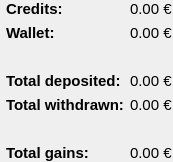
<?xml version="1.0" encoding="UTF-8"?>
<ui version="4.0">
 <class>Form</class>
 <widget class="QWidget" name="Form">
  <property name="geometry">
   <rect>
    <x>0</x>
    <y>0</y>
    <width>154</width>
    <height>161</height>
   </rect>
  </property>
  <property name="sizePolicy">
   <sizepolicy hsizetype="Expanding" vsizetype="Expanding">
    <horstretch>0</horstretch>
    <verstretch>0</verstretch>
   </sizepolicy>
  </property>
  <property name="windowTitle">
   <string>Form</string>
  </property>
  <layout class="QGridLayout" name="gridLayout">
   <property name="leftMargin">
    <number>6</number>
   </property>
   <property name="topMargin">
    <number>0</number>
   </property>
   <property name="rightMargin">
    <number>0</number>
   </property>
   <property name="bottomMargin">
    <number>0</number>
   </property>
   <item row="3" column="2">
    <spacer name="horizontalSpacer">
     <property name="orientation">
      <enum>Qt::Horizontal</enum>
     </property>
     <property name="sizeHint" stdset="0">
      <size>
       <width>5</width>
       <height>5</height>
      </size>
     </property>
    </spacer>
   </item>
   <item row="1" column="0">
    <widget class="QLabel" name="label_3">
     <property name="font">
      <font>
       <pointsize>11</pointsize>
       <weight>75</weight>
       <bold>true</bold>
      </font>
     </property>
     <property name="text">
      <string>Wallet:</string>
     </property>
     <property name="alignment">
      <set>Qt::AlignLeading|Qt::AlignLeft|Qt::AlignTop</set>
     </property>
    </widget>
   </item>
   <item row="3" column="0">
    <widget class="QLabel" name="label_5">
     <property name="font">
      <font>
       <pointsize>11</pointsize>
       <weight>75</weight>
       <bold>true</bold>
      </font>
     </property>
     <property name="text">
      <string>Total deposited:</string>
     </property>
     <property name="alignment">
      <set>Qt::AlignLeading|Qt::AlignLeft|Qt::AlignTop</set>
     </property>
    </widget>
   </item>
   <item row="5" column="0">
    <widget class="QLabel" name="label_7">
     <property name="font">
      <font>
       <pointsize>11</pointsize>
      </font>
     </property>
     <property name="text">
      <string> </string>
     </property>
     <property name="alignment">
      <set>Qt::AlignLeading|Qt::AlignLeft|Qt::AlignTop</set>
     </property>
    </widget>
   </item>
   <item row="6" column="1">
    <widget class="QLabel" name="gains_label">
     <property name="font">
      <font>
       <pointsize>11</pointsize>
      </font>
     </property>
     <property name="text">
      <string>0.00 €</string>
     </property>
     <property name="alignment">
      <set>Qt::AlignLeading|Qt::AlignLeft|Qt::AlignTop</set>
     </property>
    </widget>
   </item>
   <item row="5" column="1">
    <widget class="QLabel" name="label_8">
     <property name="font">
      <font>
       <pointsize>11</pointsize>
      </font>
     </property>
     <property name="text">
      <string> </string>
     </property>
     <property name="alignment">
      <set>Qt::AlignLeading|Qt::AlignLeft|Qt::AlignTop</set>
     </property>
    </widget>
   </item>
   <item row="1" column="1">
    <widget class="QLabel" name="wallet_label">
     <property name="font">
      <font>
       <pointsize>11</pointsize>
      </font>
     </property>
     <property name="text">
      <string>0.00 €</string>
     </property>
     <property name="alignment">
      <set>Qt::AlignLeading|Qt::AlignLeft|Qt::AlignTop</set>
     </property>
    </widget>
   </item>
   <item row="6" column="0">
    <widget class="QLabel" name="label_13">
     <property name="font">
      <font>
       <pointsize>11</pointsize>
       <weight>75</weight>
       <bold>true</bold>
      </font>
     </property>
     <property name="text">
      <string>Total gains:</string>
     </property>
     <property name="alignment">
      <set>Qt::AlignLeading|Qt::AlignLeft|Qt::AlignTop</set>
     </property>
    </widget>
   </item>
   <item row="0" column="1">
    <widget class="QLabel" name="credits_label">
     <property name="font">
      <font>
       <pointsize>11</pointsize>
      </font>
     </property>
     <property name="text">
      <string>0.00 €</string>
     </property>
     <property name="alignment">
      <set>Qt::AlignLeading|Qt::AlignLeft|Qt::AlignTop</set>
     </property>
    </widget>
   </item>
   <item row="0" column="0">
    <widget class="QLabel" name="label">
     <property name="font">
      <font>
       <pointsize>11</pointsize>
       <weight>75</weight>
       <bold>true</bold>
      </font>
     </property>
     <property name="text">
      <string>Credits:</string>
     </property>
     <property name="alignment">
      <set>Qt::AlignLeading|Qt::AlignLeft|Qt::AlignTop</set>
     </property>
    </widget>
   </item>
   <item row="2" column="0">
    <widget class="QLabel" name="label_4">
     <property name="font">
      <font>
       <pointsize>11</pointsize>
      </font>
     </property>
     <property name="text">
      <string> </string>
     </property>
     <property name="alignment">
      <set>Qt::AlignLeading|Qt::AlignLeft|Qt::AlignTop</set>
     </property>
    </widget>
   </item>
   <item row="4" column="1">
    <widget class="QLabel" name="withdrawn_label">
     <property name="font">
      <font>
       <pointsize>11</pointsize>
      </font>
     </property>
     <property name="text">
      <string>0.00 €</string>
     </property>
     <property name="alignment">
      <set>Qt::AlignLeading|Qt::AlignLeft|Qt::AlignTop</set>
     </property>
    </widget>
   </item>
   <item row="4" column="0">
    <widget class="QLabel" name="label_6">
     <property name="font">
      <font>
       <pointsize>11</pointsize>
       <weight>75</weight>
       <bold>true</bold>
      </font>
     </property>
     <property name="text">
      <string>Total withdrawn:</string>
     </property>
     <property name="alignment">
      <set>Qt::AlignLeading|Qt::AlignLeft|Qt::AlignTop</set>
     </property>
    </widget>
   </item>
   <item row="3" column="1">
    <widget class="QLabel" name="deposited_label">
     <property name="font">
      <font>
       <pointsize>11</pointsize>
      </font>
     </property>
     <property name="text">
      <string>0.00 €</string>
     </property>
     <property name="alignment">
      <set>Qt::AlignLeading|Qt::AlignLeft|Qt::AlignTop</set>
     </property>
    </widget>
   </item>
   <item row="7" column="0" colspan="2">
    <spacer name="verticalSpacer">
     <property name="orientation">
      <enum>Qt::Vertical</enum>
     </property>
     <property name="sizeHint" stdset="0">
      <size>
       <width>5</width>
       <height>5</height>
      </size>
     </property>
    </spacer>
   </item>
  </layout>
 </widget>
 <resources/>
 <connections/>
</ui>
